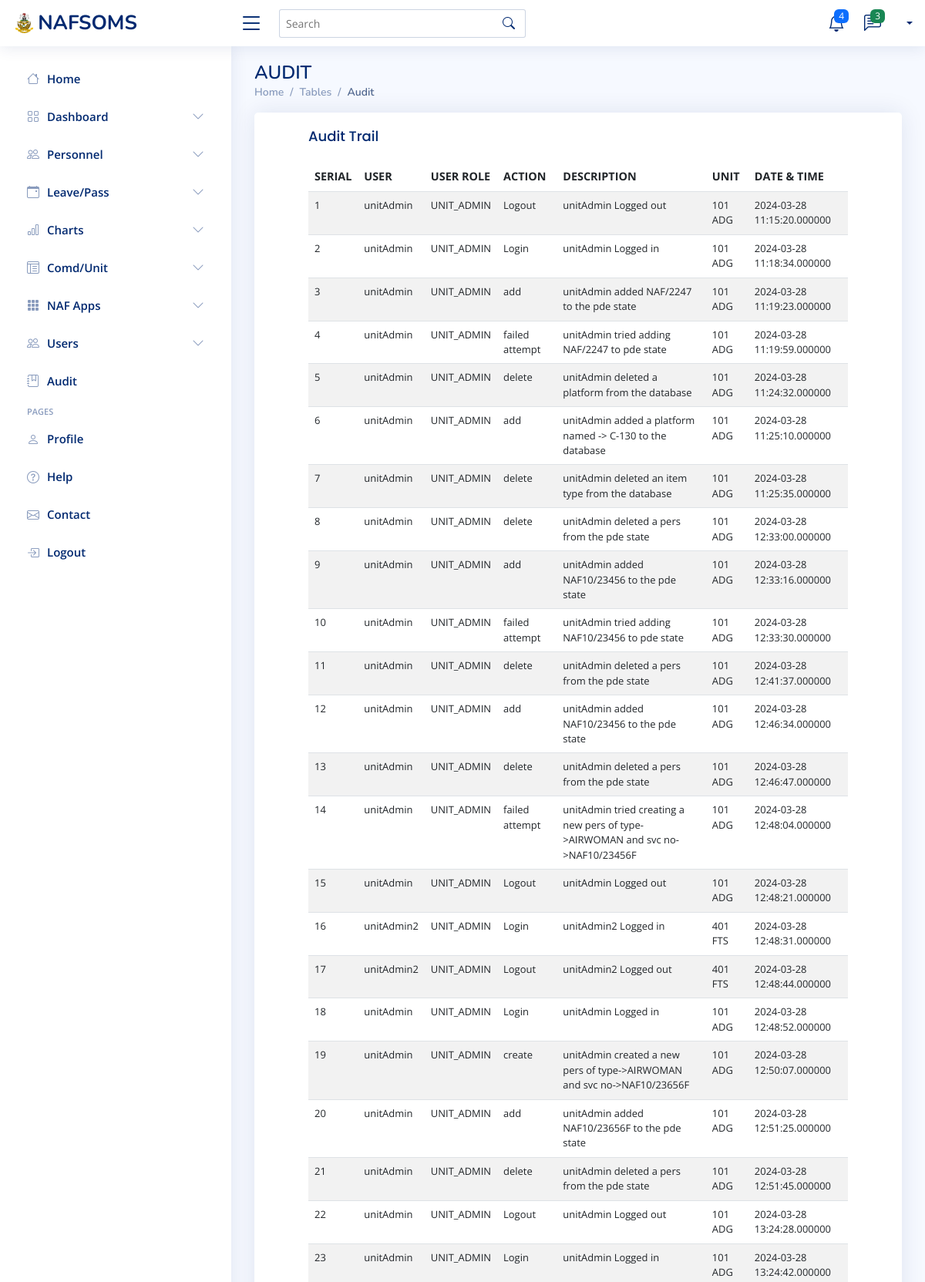
Page /SUPER_EDITOR/superEditorAuditTrail.php (upper part) on the committed database.
### tables this page shows
CREATE TABLE `audittrail` (
  `AUDIT_ID` varchar(50) NOT NULL,
  `SVC_NO` varchar(20) NOT NULL,
  `ACTION` varchar(50) NOT NULL,
  `DESCRIPTION` varchar(100) NOT NULL,
  `UNIT_CODE` varchar(20) NOT NULL,
  `DATE_TIME` datetime(6) NOT NULL
);

CREATE TABLE `users` (
  `SVC_NO` varchar(20) NOT NULL,
  `RANK` varchar(20) NOT NULL,
  `INITIALS` varchar(20) NOT NULL,
  `SURNAME` varchar(50) NOT NULL,
  `UNIT_CODE` varchar(20) NOT NULL,
  `USER_ROLE` varchar(20) NOT NULL,
  `PASSWORD` varchar(50) NOT NULL
);

### SUPER_EDITOR/superEditorAuditTrail.php (the view, shortened to what this page needs)
<?php
include('../Connection.php');
include 'superEditorHeader.php';
include 'superEditorSideNavBar.php';
    $auditSQL = "SELECT *
            FROM audittrail
            INNER JOIN
            users
            ON
            audittrail.SVC_NO = users.SVC_NO";
    $auditResult = mysqli_query($conn, $auditSQL);
?>
<main id="main" class="main">
    <div class="pagetitle">
      <h1>AUDIT</h1>
      <nav>
        <ol class="breadcrumb">
          <li class="breadcrumb-item"><a href="superEditorHome">Home</a></li>
          <li class="breadcrumb-item">Tables</li>
          <li class="breadcrumb-item active">Audit</li>
        </ol>
      </nav>
    </div>
   <section class="section">
      <div class="row">
        <div class="col-lg-12">
          <div class="card" style="padding-left:50px; padding-right:50px;">
            <div class="card-body">
              <h5 class="card-title">Audit Trail</h5>
            <div class="table-responsive" style="boder">
              <table class="table datatable table-striped second table-hover" style="font-size:90%;">
                <thead>
                  <tr>
                    <th scope="col">SERIAL</th>
                    <th scope="col">USER</th>
                    <th scope="col">USER ROLE</th>
                    <th scope="col">ACTION</th>
                    <th scope="col">DESCRIPTION</th>
                   <th scope="col">UNIT</th>
                    <th scope="col">DATE & TIME</th>
                  </tr>
                </thead>
                <tbody>
                       <?php
                    $serial = 1;
                    while($auditFetch=mysqli_fetch_assoc($auditResult))
            {
            ?>
                <tr id='userRow' style='font-size:90%;'>
                <td><?php echo $serial?></td>
                <td><?php echo $auditFetch['SVC_NO']?></td>
                 <td><?php echo $auditFetch['USER_ROLE']?></td>
                <td><?php echo $auditFetch['ACTION']?></td>
                <td><?php echo $auditFetch['DESCRIPTION']?></td>
                <td><?php echo $auditFetch['UNIT_CODE']?></td>
                <td><?php echo $auditFetch['DATE_TIME']?></td>
              </tr>
            <?php
            $serial++;
            }
            ?>
                </tbody>
              </table>
        </div>
            </div>
          </div>
        </div>
      </div>
    </section>
  </main>
<?php include 'superEditorFooter.php'; ?>

### assets/css/style.css (style rules this page uses)
:root { scroll-behavior: smooth; }
body { font-family: "Open Sans", sans-serif; background: #f6f9ff; color: #444444; }
h1, h2, h3, h4, h5, h6 { font-family: "Nunito", sans-serif; }
#main { margin-top: 60px; padding: 20px 30px; transition: all 0.3s; }
.pagetitle { margin-bottom: 10px; }
.pagetitle h1 { font-size: 24px; margin-bottom: 0; font-weight: 600; color: #012970; }
.card { margin-bottom: 30px; border: none; border-radius: 5px; box-shadow: 0px 0 30px rgba(1, 41, 112, 0.1); }
.card-title { padding: 20px 0 15px 0; font-size: 18px; font-weight: 500; color: #012970; font-family: "Poppins", sans-serif; }
.card-body { padding: 0 20px 20px 20px; }
.breadcrumb { font-size: 14px; font-family: "Nunito", sans-serif; color: #899bbd; font-weight: 600; }
.breadcrumb a { color: #899bbd; transition: 0.3s; }
.breadcrumb .breadcrumb-item::before { color: #899bbd; }
.breadcrumb .active { color: #51678f; font-weight: 600; }
@media (min-width: 1200px) { #main, #footer { margin-left: 300px; } }

### rows in the picture
audittrail: users.SVC_NO "unitAdmin", users.USER_ROLE "UNIT_ADMIN", ACTION "Logout", DESCRIPTION "unitAdmin Logged out", users.UNIT_CODE "101 ADG", DATE_TIME "2024-03-28 11:15:20.000000"
audittrail: users.SVC_NO "unitAdmin", users.USER_ROLE "UNIT_ADMIN", ACTION "Login", DESCRIPTION "unitAdmin Logged in", users.UNIT_CODE "101 ADG", DATE_TIME "2024-03-28 11:18:34.000000"
audittrail: users.SVC_NO "unitAdmin", users.USER_ROLE "UNIT_ADMIN", ACTION "add", DESCRIPTION "unitAdmin added NAF/2247 to the pde state", users.UNIT_CODE "101 ADG", DATE_TIME "2024-03-28 11:19:23.000000"
audittrail: users.SVC_NO "unitAdmin", users.USER_ROLE "UNIT_ADMIN", ACTION "failed attempt", DESCRIPTION "unitAdmin tried adding NAF/2247 to pde state", users.UNIT_CODE "101 ADG", DATE_TIME "2024-03-28 11:19:59.000000"
audittrail: users.SVC_NO "unitAdmin", users.USER_ROLE "UNIT_ADMIN", ACTION "delete", DESCRIPTION "unitAdmin deleted a platform from the database", users.UNIT_CODE "101 ADG", DATE_TIME "2024-03-28 11:24:32.000000"
audittrail: users.SVC_NO "unitAdmin", users.USER_ROLE "UNIT_ADMIN", ACTION "add", DESCRIPTION "unitAdmin added a platform named -> C-130 to the database", users.UNIT_CODE "101 ADG", DATE_TIME "2024-03-28 11:25:10.000000"
audittrail: users.SVC_NO "unitAdmin", users.USER_ROLE "UNIT_ADMIN", ACTION "delete", DESCRIPTION "unitAdmin deleted an item type from the database", users.UNIT_CODE "101 ADG", DATE_TIME "2024-03-28 11:25:35.000000"
audittrail: users.SVC_NO "unitAdmin", users.USER_ROLE "UNIT_ADMIN", ACTION "delete", DESCRIPTION "unitAdmin deleted a pers from the pde state", users.UNIT_CODE "101 ADG", DATE_TIME "2024-03-28 12:33:00.000000"
audittrail: users.SVC_NO "unitAdmin", users.USER_ROLE "UNIT_ADMIN", ACTION "add", DESCRIPTION "unitAdmin added NAF10/23456 to the pde state", users.UNIT_CODE "101 ADG", DATE_TIME "2024-03-28 12:33:16.000000"
audittrail: users.SVC_NO "unitAdmin", users.USER_ROLE "UNIT_ADMIN", ACTION "failed attempt", DESCRIPTION "unitAdmin tried adding NAF10/23456 to pde state", users.UNIT_CODE "101 ADG", DATE_TIME "2024-03-28 12:33:30.000000"
audittrail: users.SVC_NO "unitAdmin", users.USER_ROLE "UNIT_ADMIN", ACTION "delete", DESCRIPTION "unitAdmin deleted a pers from the pde state", users.UNIT_CODE "101 ADG", DATE_TIME "2024-03-28 12:41:37.000000"
audittrail: users.SVC_NO "unitAdmin", users.USER_ROLE "UNIT_ADMIN", ACTION "add", DESCRIPTION "unitAdmin added NAF10/23456 to the pde state", users.UNIT_CODE "101 ADG", DATE_TIME "2024-03-28 12:46:34.000000"
audittrail: users.SVC_NO "unitAdmin", users.USER_ROLE "UNIT_ADMIN", ACTION "delete", DESCRIPTION "unitAdmin deleted a pers from the pde state", users.UNIT_CODE "101 ADG", DATE_TIME "2024-03-28 12:46:47.000000"
audittrail: users.SVC_NO "unitAdmin", users.USER_ROLE "UNIT_ADMIN", ACTION "failed attempt", DESCRIPTION "unitAdmin tried creating a new pers of type->AIRWOMAN and svc no->NAF10/23456F", users.UNIT_CODE "101 ADG", DATE_TIME "2024-03-28 12:48:04.000000"
audittrail: users.SVC_NO "unitAdmin", users.USER_ROLE "UNIT_ADMIN", ACTION "Logout", DESCRIPTION "unitAdmin Logged out", users.UNIT_CODE "101 ADG", DATE_TIME "2024-03-28 12:48:21.000000"
audittrail: users.SVC_NO "unitAdmin2", users.USER_ROLE "UNIT_ADMIN", ACTION "Login", DESCRIPTION "unitAdmin2 Logged in", users.UNIT_CODE "401 FTS", DATE_TIME "2024-03-28 12:48:31.000000"
audittrail: users.SVC_NO "unitAdmin2", users.USER_ROLE "UNIT_ADMIN", ACTION "Logout", DESCRIPTION "unitAdmin2 Logged out", users.UNIT_CODE "401 FTS", DATE_TIME "2024-03-28 12:48:44.000000"
audittrail: users.SVC_NO "unitAdmin", users.USER_ROLE "UNIT_ADMIN", ACTION "Login", DESCRIPTION "unitAdmin Logged in", users.UNIT_CODE "101 ADG", DATE_TIME "2024-03-28 12:48:52.000000"
audittrail: users.SVC_NO "unitAdmin", users.USER_ROLE "UNIT_ADMIN", ACTION "create", DESCRIPTION "unitAdmin created a new pers of type->AIRWOMAN and svc no->NAF10/23656F", users.UNIT_CODE "101 ADG", DATE_TIME "2024-03-28 12:50:07.000000"
audittrail: users.SVC_NO "unitAdmin", users.USER_ROLE "UNIT_ADMIN", ACTION "add", DESCRIPTION "unitAdmin added NAF10/23656F to the pde state", users.UNIT_CODE "101 ADG", DATE_TIME "2024-03-28 12:51:25.000000"
audittrail: users.SVC_NO "unitAdmin", users.USER_ROLE "UNIT_ADMIN", ACTION "delete", DESCRIPTION "unitAdmin deleted a pers from the pde state", users.UNIT_CODE "101 ADG", DATE_TIME "2024-03-28 12:51:45.000000"
audittrail: users.SVC_NO "unitAdmin", users.USER_ROLE "UNIT_ADMIN", ACTION "Logout", DESCRIPTION "unitAdmin Logged out", users.UNIT_CODE "101 ADG", DATE_TIME "2024-03-28 13:24:28.000000"
audittrail: users.SVC_NO "unitAdmin", users.USER_ROLE "UNIT_ADMIN", ACTION "Login", DESCRIPTION "unitAdmin Logged in", users.UNIT_CODE "101 ADG", DATE_TIME "2024-03-28 13:24:42.000000"
